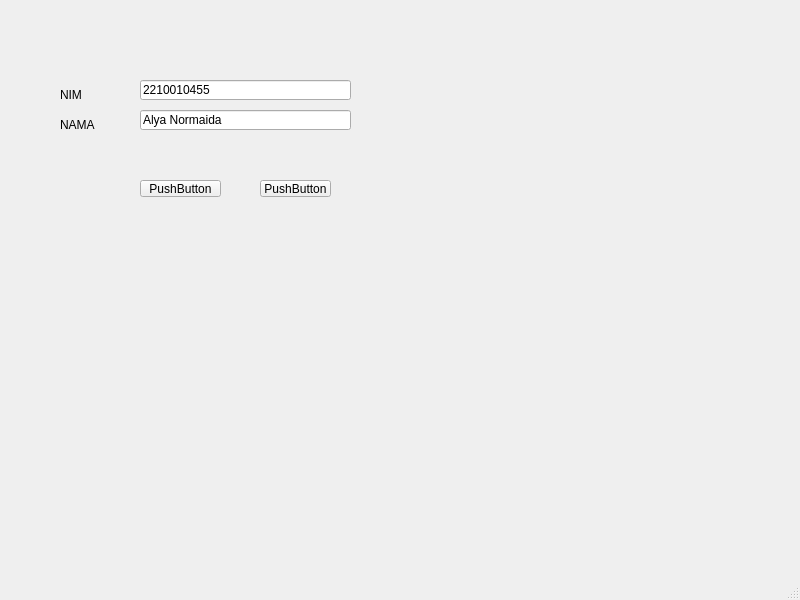
<?xml version="1.0" encoding="UTF-8"?>
<ui version="4.0">
 <class>MainWindow</class>
 <widget class="QMainWindow" name="MainWindow">
  <property name="geometry">
   <rect>
    <x>0</x>
    <y>0</y>
    <width>800</width>
    <height>600</height>
   </rect>
  </property>
  <property name="windowTitle">
   <string>MainWindow</string>
  </property>
  <widget class="QWidget" name="centralwidget">
   <widget class="QPushButton" name="pushButton">
    <property name="geometry">
     <rect>
      <x>140</x>
      <y>180</y>
      <width>81</width>
      <height>17</height>
     </rect>
    </property>
    <property name="text">
     <string>PushButton</string>
    </property>
   </widget>
   <widget class="QPushButton" name="pushButton_2">
    <property name="geometry">
     <rect>
      <x>260</x>
      <y>180</y>
      <width>71</width>
      <height>17</height>
     </rect>
    </property>
    <property name="text">
     <string>PushButton</string>
    </property>
   </widget>
   <widget class="QLabel" name="label">
    <property name="geometry">
     <rect>
      <x>60</x>
      <y>90</y>
      <width>35</width>
      <height>10</height>
     </rect>
    </property>
    <property name="text">
     <string>NIM</string>
    </property>
   </widget>
   <widget class="QLabel" name="label_2">
    <property name="geometry">
     <rect>
      <x>60</x>
      <y>120</y>
      <width>35</width>
      <height>10</height>
     </rect>
    </property>
    <property name="text">
     <string>NAMA</string>
    </property>
   </widget>
   <widget class="QLineEdit" name="lineEdit">
    <property name="geometry">
     <rect>
      <x>140</x>
      <y>80</y>
      <width>211</width>
      <height>20</height>
     </rect>
    </property>
    <property name="text">
     <string>2210010455</string>
    </property>
   </widget>
   <widget class="QLineEdit" name="lineEdit_2">
    <property name="geometry">
     <rect>
      <x>140</x>
      <y>110</y>
      <width>211</width>
      <height>20</height>
     </rect>
    </property>
    <property name="text">
     <string>Alya Normaida</string>
    </property>
   </widget>
  </widget>
  <widget class="QMenuBar" name="menubar">
   <property name="geometry">
    <rect>
     <x>0</x>
     <y>0</y>
     <width>800</width>
     <height>18</height>
    </rect>
   </property>
  </widget>
  <widget class="QStatusBar" name="statusbar"/>
 </widget>
 <resources/>
 <connections/>
</ui>
